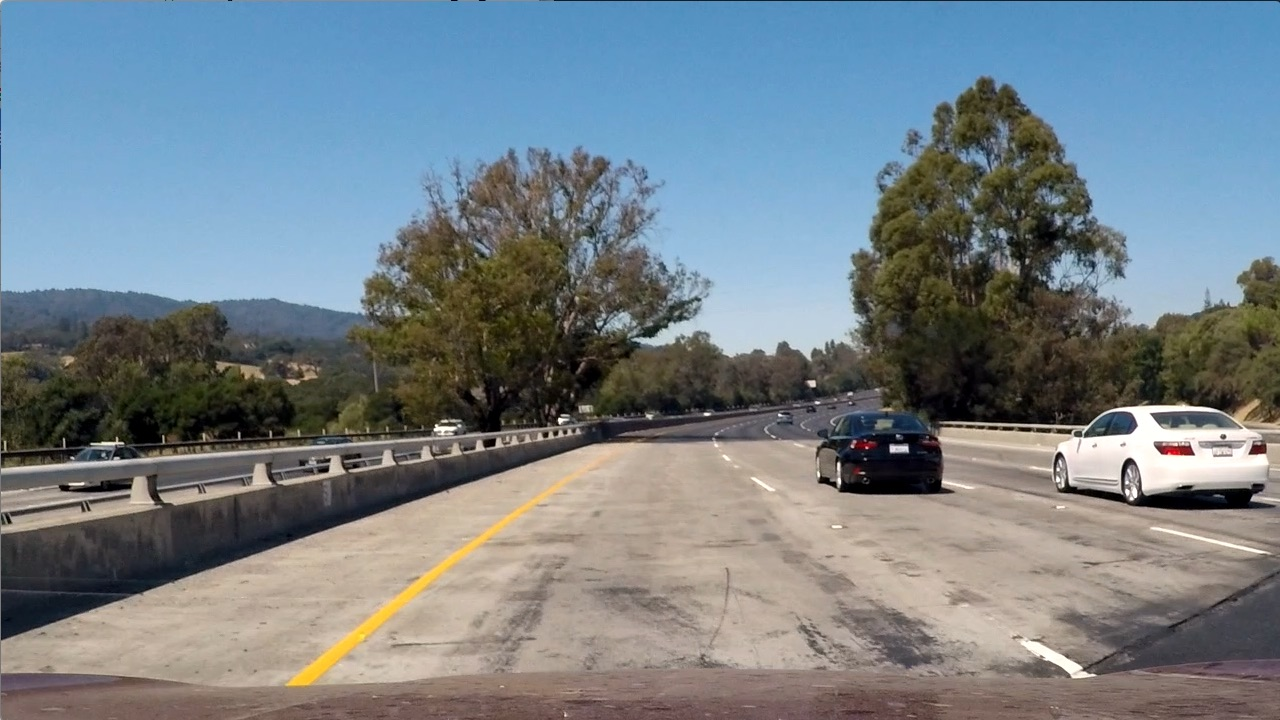
#> input picture CarND-Advanced-Lane-Lines/test_images/test1.jpg, 1280 x 720 px
$ jupyter execute --allow-errors project.ipynb   (shell and % lines are left out)   (older library calls are emulated)
#> lines starting #> are read from the running program, lines starting #| are printed output that depends on the picture; after the words box and inside, x2 and y2 are one past the last pixel; in counts of white or black regions, pixels touching at a corner belong together; long printed decimals are rounded
### CarND-Advanced-Lane-Lines/utils/thresholding.py
import cv2
import numpy as np

# [34 lines left out: functions dir_threshold, mag_thresh, not called in this run]

# Threshold by saturation channel in HLS and/or gradient magnitude
def threshold(img, color=False, mag_dir_thresh=False):
    img = np.copy(img)

    # Convert to HLS
    hls = cv2.cvtColor(img, cv2.COLOR_RGB2HLS).astype(np.float)

    ## White Mask
    lower_white = np.array([0,210,0], dtype=np.uint8)
    upper_white = np.array([255,255,255], dtype=np.uint8)
    white_mask = cv2.inRange(hls, lower_white, upper_white)

    ## Yellow Mask
    lower_yellow = np.array([18,0,100], dtype=np.uint8)
    upper_yellow = np.array([30,220,255], dtype=np.uint8)
    yellow_mask = cv2.inRange(hls, lower_yellow, upper_yellow)

    combined_binary = np.zeros_like(white_mask)

    # Gradient Threshold
    if mag_dir_thresh:
        dir_mask = dir_threshold(img)
        mag_mask = mag_thresh(img)
        combined_binary[((dir_mask == 1) & (mag_mask == 1))] = 255

    if color:
        return np.dstack((white_mask, yellow_mask, combined_binary))

    else:
        combined_binary[((white_mask == 255) | (yellow_mask == 255))] = 255
        combined_binary[(combined_binary == 255)] = 1
        return combined_binary

### CarND-Advanced-Lane-Lines/utils/pipeline.py
import cv2
import numpy as np
from utils import calibration
from utils.line import *
from utils.thresholding import *

class Pipeline:
    def __init__(self):
        self.line = None
        self.M = None
        self.Minv = None
        self.calibration_matrix = None
        self.distortion = None

    # [131 lines left out: functions set_values, apply_pipeline, not called in this run]

### CarND-Advanced-Lane-Lines/utils/line.py
import numpy as np

class Line:
    def __init__(self):
        self.first_frame_processed = False
        self.img = None

        self.mse_tolerance = 0.01
        self.left_fit = [np.array([False])]
        self.right_fit = [np.array([False])]

        self.y_eval = 700
        self.midx = 640
        self.ym_per_pix = 3.0/72.0
        self.xm_per_pix = 3.7/660.0
        self.curvature = 0


    # [31 lines left out: functions update_fits, update_curvature, get_position_from_center, not called in this run]


### CarND-Advanced-Lane-Lines/project.ipynb
# Advance Lane Detection Project Report
***

## Goals and Objectives
---

The goals / steps of this project are the following:

* Compute the camera calibration matrix and distortion coefficients given a set of chessboard images.
* Apply a distortion correction to raw images.
* Use color transforms, gradients, etc., to create a thresholded binary image.
* Apply a perspective transform to rectify binary image ("birds-eye view").
* Detect lane pixels and fit to find the lane boundary.
* Determine the curvature of the lane and vehicle position with respect to center.
* Warp the detected lane boundaries back onto the original image.
* Output visual display of the lane boundaries and numerical estimation of lane curvature and vehicle position.

[cell 1]
import cv2
import os
import matplotlib.pyplot as plt

## Camera Calibration
---

Many cameras create a slight fisheye distortion because they are projecting the 3D world onto a 2D surface. By taking photos of a chessboard of known dimensions, we can create a correction matrix based on the distortion detected between the known layout of the chessboard and its appearance in the photographs. OpenCV provides built-in methods to do this (see `util/calibration.py` for implementation details).

[cell 2]
from utils import calibration
import glob

#> (the rest of this cell did not finish here and is left out)

Here is an example of an undistorted image (using `cv2.undistort` with the camera matrix and coefficients derived in the previous step).

#> (a cell that did not finish here is left out)

## Pipeline
---

### 1. Undistorting a Image

Here is an example of applying the same `cv2.undistort` method to a road image. The undistortion is quite noticeable in the white car on the right.

[cell 4]
test_image = plt.imread(os.path.join('test_images', 'test1.jpg'))
#> test_image is the input picture: shape (720, 1280, 3); mean R, G, B 117.5, 128.7, 135.5
#> (the rest of this cell did not finish here and is left out)

### 2. Image Thresholding
This step reduces the image to a binary mask based on color thresholding and gradient magnitude thresholding. The idea is that edges exist in regions where there is a sharp contrast from one level of color/saturation intensity to another. This pre-processing step makes it easy to apply edge detection. See `utils/thresholding` for implementation details.

[cell 5]
from utils.thresholding import *

plt.figure(figsize=(10,40))
plt.subplot(1,2,1)
thresholded = threshold(test_image, color=True)
#> in threshold, `hls = cv2.cvtColor(img, cv2.COLOR_RGB2HLS).astype(np.float)`:
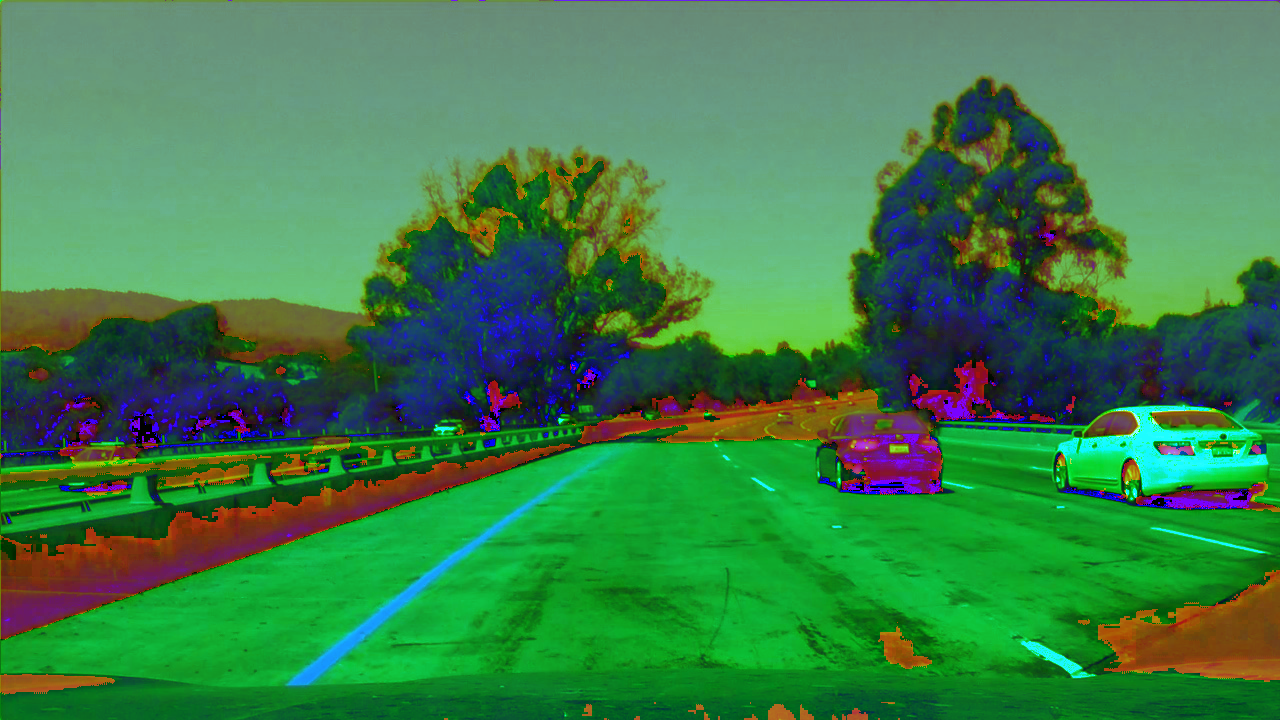
#> hls: shape (720, 1280, 3) float64; mean R, G, B 60.2, 126.7, 74.4
#> in threshold, `white_mask = cv2.inRange(hls, lower_white, upper_white)`:
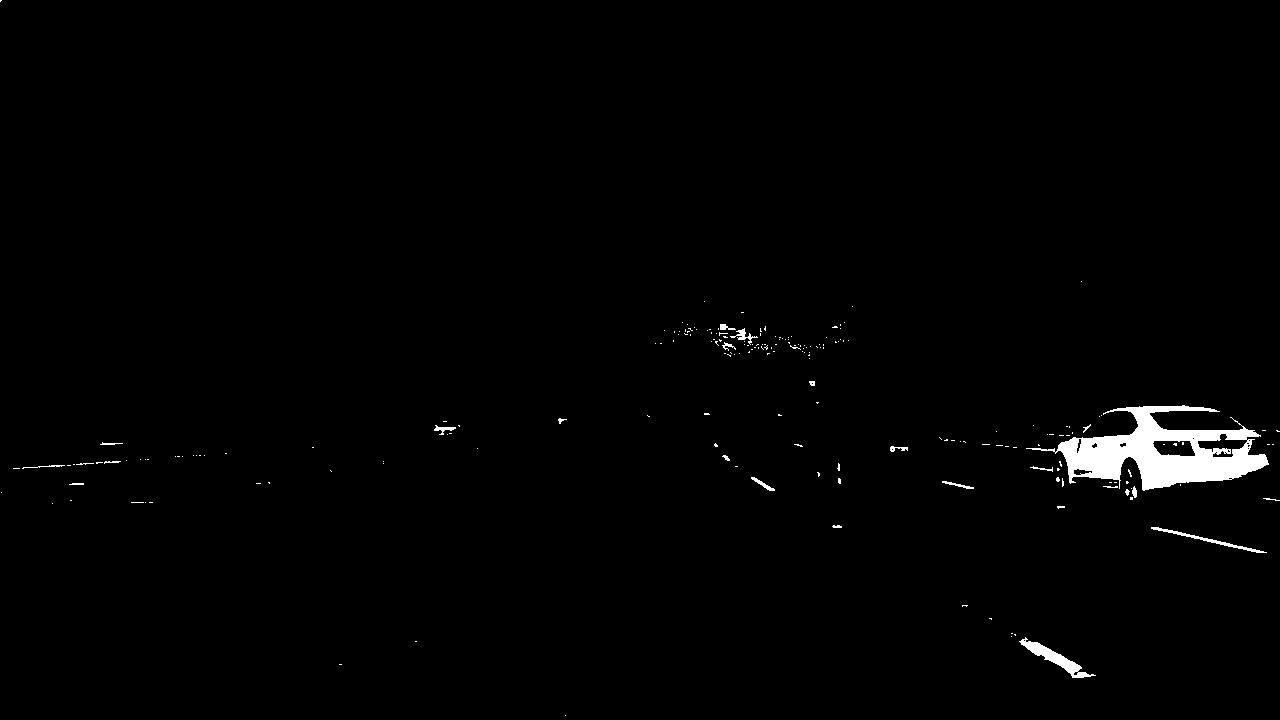
#> white_mask: shape (720, 1280); 1.2% white; 210 white regions (185 under 20 px), largest, box (x1, y1, x2, y2) and area: (1026, 405, 1269, 491) 8773, (1019, 637, 1096, 678) 742, (1151, 527, 1267, 553) 346
#> in threshold, `yellow_mask = cv2.inRange(hls, lower_yellow, upper_yellow)`: yellow_mask: shape (720, 1280); 2.5% white; 955 white regions (848 under 20 px), largest, box (x1, y1, x2, y2) and area: (436, 245, 557, 373) 5483, (285, 473, 579, 687) 4386, (373, 312, 456, 426) 2390
plt.imshow(thresholded)
plt.title('Color Masks')

plt.subplot(1,2,2)
b_thresholded = threshold(test_image)
#> b_thresholded: shape (720, 1280); values 0 (black) and 1 (white), 3.7% white; 1156 white regions (1025 under 20 px), largest, box (x1, y1, x2, y2) and area: (1026, 405, 1269, 491) 8813, (436, 245, 557, 373) 5483, (285, 473, 579, 687) 4391
plt.imshow(b_thresholded, cmap='gray')
plt.title('Thresholded Binary')

### 2. Perspective Transformation
This is one of the coolest things I learned in the whole course. It still kind of blows my mind. I experimented with a few different sets of points in a fairly haphazard way, and one improvement I would like to try is finding a more programmatic way to tune these parameters.

[cell 6]
img_size = (b_thresholded.shape[1], b_thresholded.shape[0])
#> img_size = (1280, 720)
width, height = img_size
#> width = 1280; height = 720
offset = 200
src = np.float32([
    [590,450],
    [700,450],
    [1100,680],
    [200,680]
    ])
dst = np.float32([[offset, 0], [img_size[0] - offset, 0], [img_size[0] - offset, img_size[1]], [offset, img_size[1]]])
M = cv2.getPerspectiveTransform(src,dst)
Minv = cv2.getPerspectiveTransform(dst, src)

plt.figure(figsize=(10,40))
plt.subplot(1,2,1)
b_thresholded = threshold(test_image)
plt.imshow(b_thresholded, cmap='gray')
plt.title('Thresholded Binary')

plt.subplot(1,2,2)
binary_warped = cv2.warpPerspective(b_thresholded,M, (width, height))
#> binary_warped: shape (720, 1280); values 0 (black) and 1 (white), 2.1% white; 14 white regions (7 under 20 px), largest, box (x1, y1, x2, y2) and area: (263, 339, 340, 720) 14001, (1133, 101, 1201, 203) 2737, (1074, 372, 1116, 459) 2160
plt.imshow(binary_warped, cmap='gray')
plt.title('Binary Warped Image')

### 3. Lane Detections
With the image thresholded and the perspective transformed, it is now easy to detect lanes. A histogram of where the white pixels are clustered in the bottom half of the image gives us the plausible starting points for each lane line. From these starting points we then run sliding windows as we move up the image to create two buckets of points. Finally, we fit a polynomial to each bucket to give us the estimated lane lines.

[cell 7]
import numpy as np
import cv2
import matplotlib.pyplot as plt

# Take a histogram of the bottom half of the image
histogram = np.sum(binary_warped[int(binary_warped.shape[0]//2):,:], axis=0)
#> histogram = 1280 values, max 349 at index 301, min 0 at index 0, mean 12.65

# Create an output image to draw on and  visualize the result
out_img = np.dstack((binary_warped, binary_warped, binary_warped))*255

# Finding peak of the left and right halves of the histogram
# These will be the starting point for the left and right lines
midpoint = np.int(histogram.shape[0]/2)
#> midpoint = 640
leftx_base = np.argmax(histogram[:midpoint])
#> leftx_base = 301
rightx_base = np.argmax(histogram[midpoint:]) + midpoint
#> rightx_base = 1097

# Number of sliding windows
nwindows = 9

# Height of windows
window_height = np.int(binary_warped.shape[0]/nwindows)
#> window_height = 80

# Identifing the x and y positions of all nonzero pixels in the image
nonzero = binary_warped.nonzero()
#> nonzero = 19615 positions, rows 101 to 719, columns 254 to 1200
nonzeroy = np.array(nonzero[0])
#> nonzeroy = 19615 values from 101 to 719
nonzerox = np.array(nonzero[1])
#> nonzerox = 19615 values, max 1200 at index 13, min 254 at index 15386, mean 534


# Current positions to be updated for each window
leftx_current = leftx_base
#> leftx_current = 301
rightx_current = rightx_base
#> rightx_current = 1097

# Margin in which to search
margin = 100

# Minimum number of pixels found to recenter window
minpix = 50

# Empty lists to receive left and right lane pixel indices
left_lane_inds = []
right_lane_inds = []

# Steping through windows one by one
for window in range(nwindows):
    # Identify window boundaries in x and y (and right and left)
    win_y_low = binary_warped.shape[0] - (window+1)*window_height
    win_y_high = binary_warped.shape[0] - window*window_height
    win_xleft_low = leftx_current - margin
    win_xleft_high = leftx_current + margin
    win_xright_low = rightx_current - margin
    win_xright_high = rightx_current + margin

    # Drawing the windows on the visualization image
    cv2.rectangle(out_img,(win_xleft_low,win_y_low),(win_xleft_high,win_y_high),(0,255,0), 2)
    cv2.rectangle(out_img,(win_xright_low,win_y_low),(win_xright_high,win_y_high),(0,255,0), 2)

    # Identifing the nonzero pixels in x and y within the window
    good_left_inds = ((nonzeroy >= win_y_low) & (nonzeroy < win_y_high) & (nonzerox >= win_xleft_low) & (nonzerox < win_xleft_high)).nonzero()[0]
    good_right_inds = ((nonzeroy >= win_y_low) & (nonzeroy < win_y_high) & (nonzerox >= win_xright_low) & (nonzerox < win_xright_high)).nonzero()[0]

    # Appending these indices to the lists
    left_lane_inds.append(good_left_inds)
    right_lane_inds.append(good_right_inds)

    # Recenter next window on their mean position
    if len(good_left_inds) > minpix:
        leftx_current = np.int(np.mean(nonzerox[good_left_inds]))
    if len(good_right_inds) > minpix:
        rightx_current = np.int(np.mean(nonzerox[good_right_inds]))
#> this loop made 9 passes
#> (win_xleft_low, win_xleft_high, win_xright_low, win_xright_high, leftx_current, rightx_current) on passes 1, 2, 4, 5: (201, 401, 997, 1197, 292, 1072), (192, 392, 972, 1172, 287, 1090), (194, 394, 990, 1190, 302, 1092), (202, 402, 992, 1192, 314, 1099)
#> (win_xleft_low, win_xleft_high, win_xright_low, win_xright_high, rightx_current) on passes 6 to 8: (214, 414, 999, 1199, 1123), (214, 414, 1023, 1223, 1152), (214, 414, 1052, 1252, 1175)
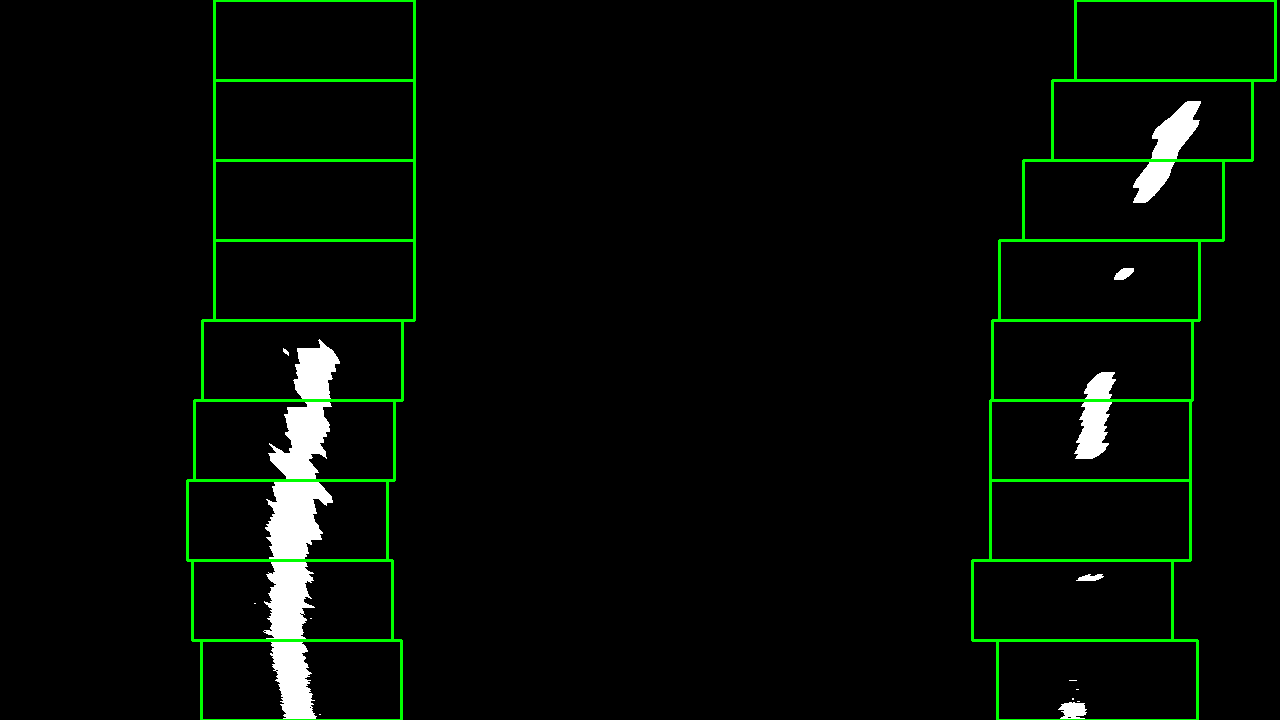
#> out_img: shape (720, 1280, 3); mean of channels 0, 1, 2 5.3, 10.7, 5.3; drawn as R, G, B
#> after the loop, left_lane_inds = 9 items; right_lane_inds = 9 items

# Concatenating the arrays of indices
left_lane_inds = np.concatenate(left_lane_inds)
#> left_lane_inds = 14032 values, max 19603 at index 2525, min 2900 at index 12109, mean 11734.6
right_lane_inds = np.concatenate(right_lane_inds)
#> right_lane_inds = 5583 values, max 19614 at index 391, min 0 at index 3911, mean 4962.3

# Extracting left and right line pixel positions
leftx = nonzerox[left_lane_inds]
#> leftx = 14032 values, max 339 at index 12706, min 254 at index 4125, mean 297.3
lefty = nonzeroy[left_lane_inds]
#> lefty = 14032 values, max 719 at index 2497, min 339 at index 12109, mean 526.9
rightx = nonzerox[right_lane_inds]
#> rightx = 5583 values, max 1200 at index 3924, min 1057 at index 381, mean 1128.9
righty = nonzeroy[right_lane_inds]
#> righty = 5583 values, max 719 at index 381, min 101 at index 3911, mean 305.9

# Fit a second order polynomial to each
left_fit = np.polyfit(lefty, leftx, 2)
#> left_fit = [0.00047, -0.57, 462.1]
right_fit = np.polyfit(righty, rightx, 2)
#> right_fit = [0.000369, -0.479, 1229.7]

## Visualization
ploty = np.linspace(0, binary_warped.shape[0]-1, binary_warped.shape[0] )
#> ploty = 720 values from 0 to 719
left_fitx = left_fit[0]*ploty**2 + left_fit[1]*ploty + left_fit[2]
#> left_fitx = 720 values, max 462.1 at index 0, min 289.3 at index 606, mean 338.2
right_fitx = right_fit[0]*ploty**2 + right_fit[1]*ploty + right_fit[2]
#> right_fitx = 720 values, max 1229.7 at index 0, min 1074.2 at index 649, mean 1121.1

out_img[nonzeroy[left_lane_inds], nonzerox[left_lane_inds]] = [255, 0, 0]
out_img[nonzeroy[right_lane_inds], nonzerox[right_lane_inds]] = [0, 0, 255]

plt.figure(figsize=(10,40))
plt.subplot(1,2,1)
plt.imshow(binary_warped, cmap='gray')
plt.title('Binary Warped')

plt.subplot(1,2,2)
plt.imshow(out_img)
plt.plot(left_fitx, ploty, color='yellow')
plt.plot(right_fitx, ploty, color='yellow')
plt.xlim(0, 1280)
plt.ylim(720, 0)
plt.title('Lane Detected')
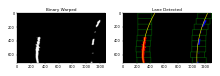
#> figure drawn by matplotlib, 2 panels

### 3. Radius of Curvature
Since we know the relative dimensions of the image to the world (they are given in the assignment) we can calculate the real life radius of curvature. For the lines detected in the first test image, it is 319.5m (i.e. traveling along the edge of a circle with a radius of 319.5m would be roughly equivalent to driving along this road at this point in time). We also know that the camera is mounted in the center of the car, so calculating the car position is simply a case of taking the difference between the midpoint of the image and the midpoint of the detected lane.

[cell 8]
ym_per_pix = 3.0/72.0 # meters per pixel in y dimension
xm_per_pix = 3.7/660.0 # meters per pixel in x dimension
y_eval = 700
midx = 650

y1 = (2*left_fit[0]*y_eval + left_fit[1])*xm_per_pix/ym_per_pix
#> y1 = 0.0119
y2 = 2*left_fit[0]*xm_per_pix/(ym_per_pix*ym_per_pix)
#> y2 = 0.00304

curvature = ((1 + y1*y1)**(1.5))/np.absolute(y2)
#> curvature = 329.3
print("Radius of Curvature: %f" % curvature)
#| Radius of Curvature: 329.328

### 4. Plot Lanes on Image
Finally, we can reverse the perspective transform (i.e. do another perspective transform with the inverse of the matrix used in the first one) and draw the lane lines on top of the original road image.

[cell 9]
ploty = np.linspace(0, binary_warped.shape[0]-1, binary_warped.shape[0] )
left_fitx = left_fit[0]*ploty**2 + left_fit[1]*ploty + left_fit[2]
right_fitx = right_fit[0]*ploty**2 + right_fit[1]*ploty + right_fit[2]

warp_zero = np.zeros_like(binary_warped).astype(np.uint8)
color_warp = np.dstack((warp_zero, warp_zero, warp_zero))

pts_left = np.array([np.transpose(np.vstack([left_fitx, ploty]))])
#> pts_left = 720 pairs, first value 289.3 to 462.1, second value 0 to 719
pts_right = np.array([np.flipud(np.transpose(np.vstack([right_fitx, ploty])))])
#> pts_right = 720 pairs, first value 1074.2 to 1229.7, second value 0 to 719
pts = np.hstack((pts_left, pts_right))
#> pts = 1440 pairs, first value 289.3 to 1229.7, second value 0 to 719

# Draw the lane onto the warped blank image
cv2.fillPoly(color_warp, np.int_([pts]), (0,255, 0))
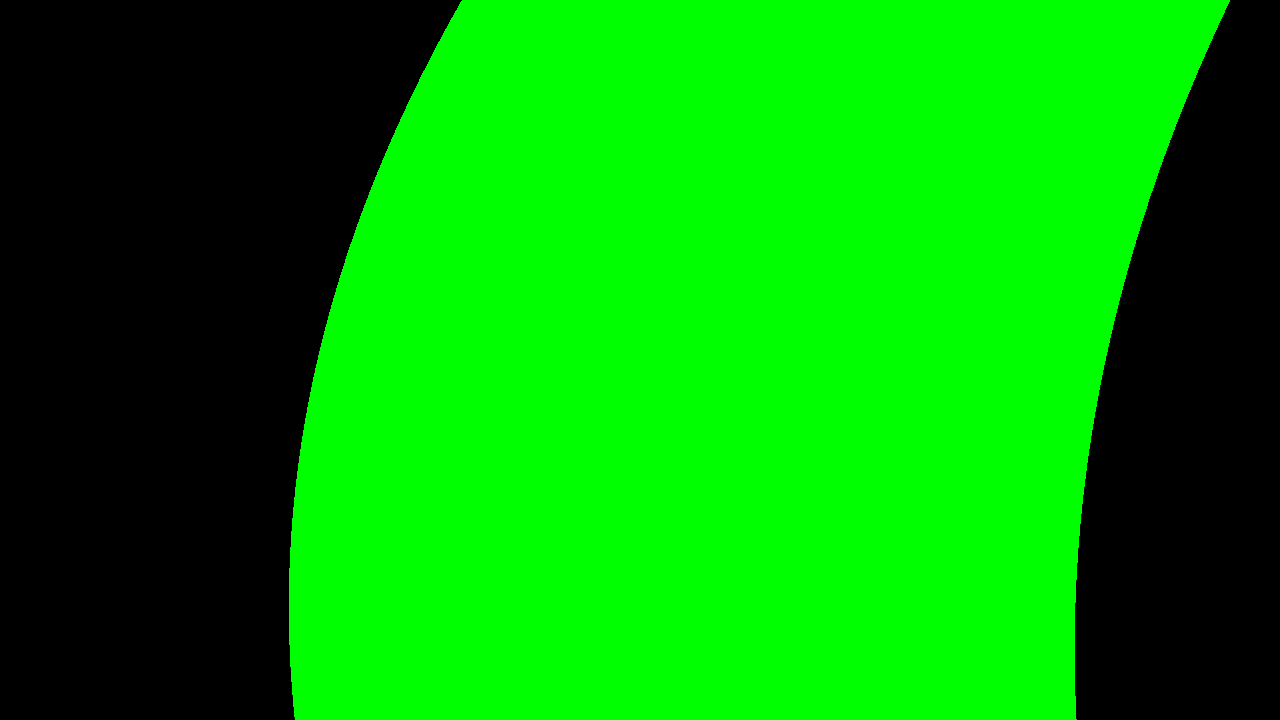
#> color_warp: shape (720, 1280, 3); mean of channels 0, 1, 2 0, 156.2, 0; drawn as R, G, B
#> (the rest of this cell did not finish here and is left out)
